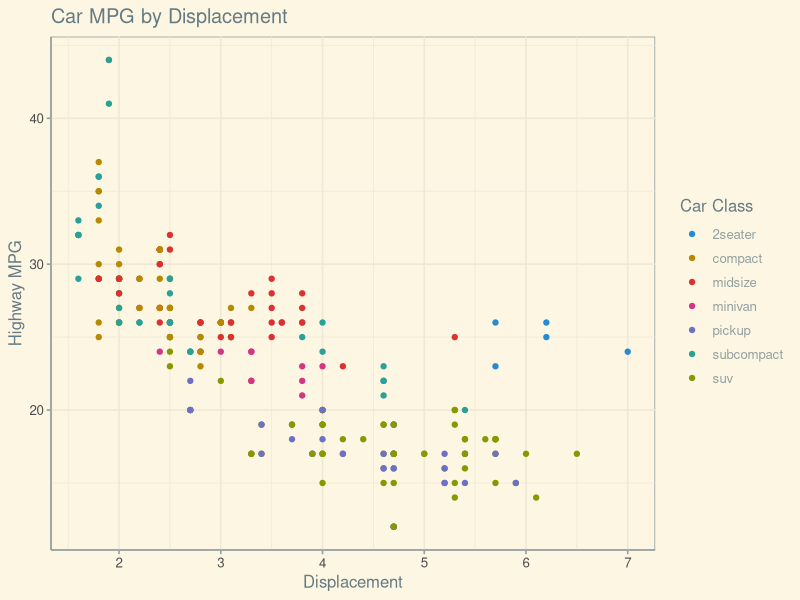

This chart was generated by the following R code:
library(tidyverse)

glimpse(mpg)

mpg %>% 
  ggplot() +
  geom_point(aes(x = displ, 
                 y = hwy,
                 color = factor(class))) +
  labs(title = "Car MPG by Displacement",
       x="Displacement", 
       y="Highway MPG",
       color = "Car Class") +
  ggthemes::theme_solarized() +
  ggthemes::scale_color_solarized()
